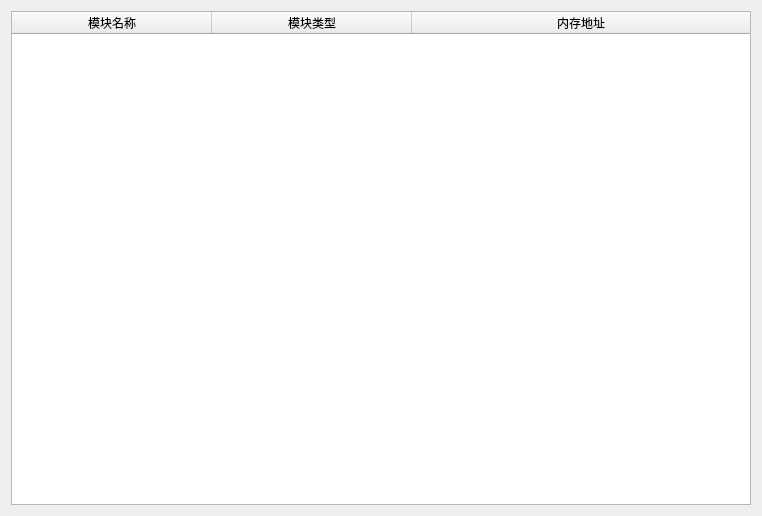
<?xml version="1.0" encoding="UTF-8"?>
<ui version="4.0">
 <class>MainWin</class>
 <widget class="QMainWindow" name="MainWin">
  <property name="geometry">
   <rect>
    <x>0</x>
    <y>0</y>
    <width>762</width>
    <height>516</height>
   </rect>
  </property>
  <property name="windowTitle">
   <string>MainWin</string>
  </property>
  <widget class="QWidget" name="centralWidget">
   <layout class="QVBoxLayout" name="verticalLayout">
    <item>
     <widget class="QTableWidget" name="table_modules">
      <property name="contextMenuPolicy">
       <enum>Qt::CustomContextMenu</enum>
      </property>
      <attribute name="horizontalHeaderCascadingSectionResizes">
       <bool>false</bool>
      </attribute>
      <attribute name="horizontalHeaderMinimumSectionSize">
       <number>100</number>
      </attribute>
      <attribute name="horizontalHeaderDefaultSectionSize">
       <number>200</number>
      </attribute>
      <attribute name="horizontalHeaderStretchLastSection">
       <bool>true</bool>
      </attribute>
      <column>
       <property name="text">
        <string>模块名称</string>
       </property>
      </column>
      <column>
       <property name="text">
        <string>模块类型</string>
       </property>
      </column>
      <column>
       <property name="text">
        <string>内存地址</string>
       </property>
      </column>
     </widget>
    </item>
   </layout>
  </widget>
 </widget>
 <layoutdefault spacing="6" margin="11"/>
 <resources>
  <include location="mainwin.qrc"/>
 </resources>
 <connections/>
</ui>
